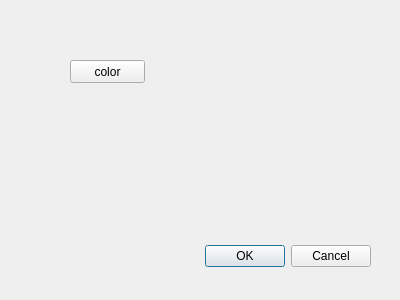
<?xml version="1.0" encoding="UTF-8"?>
<ui version="4.0">
 <class>SettingDlg</class>
 <widget class="QDialog" name="SettingDlg">
  <property name="geometry">
   <rect>
    <x>0</x>
    <y>0</y>
    <width>400</width>
    <height>300</height>
   </rect>
  </property>
  <property name="windowTitle">
   <string>Dialog</string>
  </property>
  <widget class="QDialogButtonBox" name="buttonBox">
   <property name="geometry">
    <rect>
     <x>30</x>
     <y>240</y>
     <width>341</width>
     <height>32</height>
    </rect>
   </property>
   <property name="orientation">
    <enum>Qt::Horizontal</enum>
   </property>
   <property name="standardButtons">
    <set>QDialogButtonBox::Cancel|QDialogButtonBox::Ok</set>
   </property>
  </widget>
  <widget class="QPushButton" name="pushButton">
   <property name="geometry">
    <rect>
     <x>70</x>
     <y>60</y>
     <width>75</width>
     <height>23</height>
    </rect>
   </property>
   <property name="styleSheet">
    <string notr="true"/>
   </property>
   <property name="text">
    <string>color</string>
   </property>
  </widget>
 </widget>
 <resources/>
 <connections>
  <connection>
   <sender>buttonBox</sender>
   <signal>accepted()</signal>
   <receiver>SettingDlg</receiver>
   <slot>accept()</slot>
   <hints>
    <hint type="sourcelabel">
     <x>248</x>
     <y>254</y>
    </hint>
    <hint type="destinationlabel">
     <x>157</x>
     <y>274</y>
    </hint>
   </hints>
  </connection>
  <connection>
   <sender>buttonBox</sender>
   <signal>rejected()</signal>
   <receiver>SettingDlg</receiver>
   <slot>reject()</slot>
   <hints>
    <hint type="sourcelabel">
     <x>316</x>
     <y>260</y>
    </hint>
    <hint type="destinationlabel">
     <x>286</x>
     <y>274</y>
    </hint>
   </hints>
  </connection>
 </connections>
</ui>
